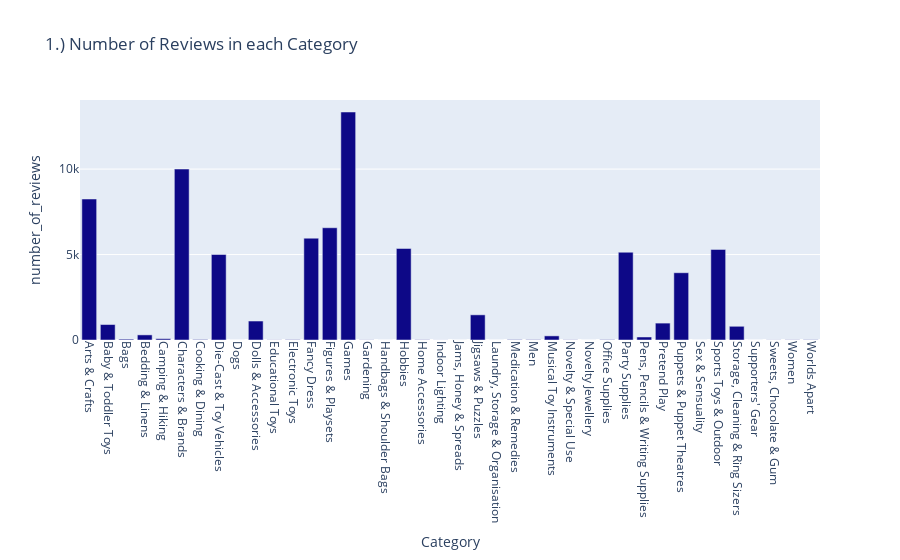

Notebook source saved alongside this figure:
### Markdown cell above
**Number of Reviews is important so that we can understand if we can trust the ratings or not**

### Code cell
fig = px.bar(df.groupby('Category')['number_of_reviews'].sum().reset_index(),
             x='Category', y='number_of_reviews',
             title='1.) Number of Reviews in each Category',
             color_discrete_sequence= px.colors.sequential.Plasma,)
fig.update_xaxes(tickangle=90)

### Figure 1 — Plotly figure (JSON) as saved in the notebook; plotly's stock layout.template omitted (floating-point values rounded to 4 significant figures)
{"data": [{"alignmentgroup": "True", "hovertemplate": "Category=%{x}<br>number_of_reviews=%{y}<extra></extra>", "legendgroup": "", "marker": {"color": "#0d0887", "pattern": {"shape": ""}}, "name": "", "offsetgroup": "", "orientation": "v", "showlegend": false, "textposition": "auto", "type": "bar", "x": ["Arts & Crafts", "Baby & Toddler Toys", "Bags", "Bedding & Linens", "Camping & Hiking", "Characters & Brands", "Cooking & Dining", "Die-Cast & Toy Vehicles", "Dogs", "Dolls & Accessories", "Educational Toys", "Electronic Toys", "Fancy Dress", "Figures & Playsets", "Games", "Gardening", "Handbags & Shoulder Bags", "Hobbies", "Home Accessories", "Indoor Lighting", "Jams, Honey & Spreads", "Jigsaws & Puzzles", "Laundry, Storage & Organisation", "Medication & Remedies", "Men", "Musical Toy Instruments", "Novelty & Special Use", "Novelty Jewellery", "Office Supplies", "Party Supplies", "Pens, Pencils & Writing Supplies", "Pretend Play", "Puppets & Puppet Theatres", "Sex & Sensuality", "Sports Toys & Outdoor", "Storage, Cleaning & Ring Sizers", "Supporters' Gear", "Sweets, Chocolate & Gum", "Women", "Worlds Apart"], "xaxis": "x", "y": [8250, 905, 50, 299, 77, 10002, 28, 5002, 2, 1110, 8, 18, 5958, 6568, 13341, 9, 2, 5355, 14, 4, 1, 1473, 1, 21, 18, 241, 11, 2, 19, 5136, 176, 989, 3936, 2, 5300, 802, 1, 7, 11, 15], "yaxis": "y"}], "layout": {"barmode": "relative", "legend": {"tracegroupgap": 0}, "title": {"text": "1.) Number of Reviews in each Category"}, "xaxis": {"anchor": "y", "domain": [0, 1], "tickangle": 90, "title": {"text": "Category"}}, "yaxis": {"anchor": "x", "domain": [0, 1], "title": {"text": "number_of_reviews"}}}}
